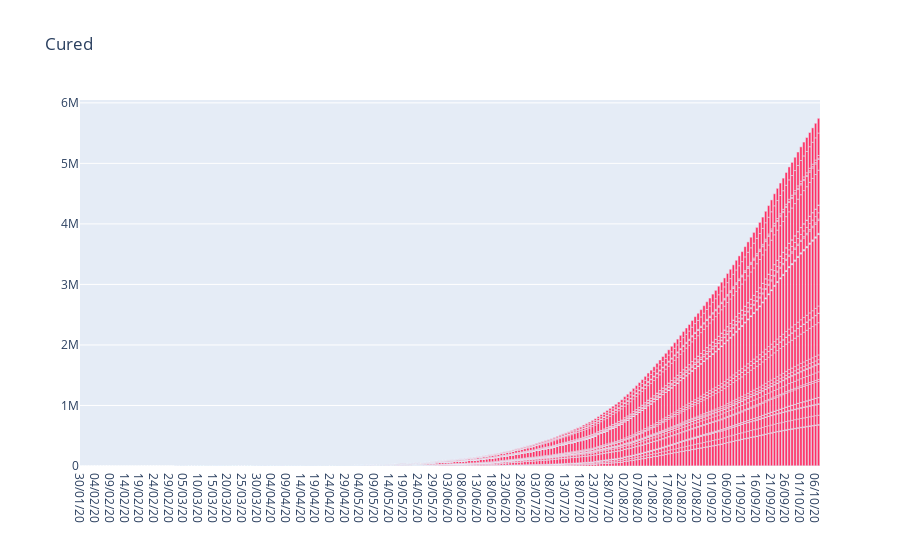

Notebook code for this chart:
### Code cell
plot_data('Cured', dth)

### Figure 1 — Plotly figure (JSON) as saved in the notebook; plotly's stock layout.template omitted (floating-point values rounded to 4 significant figures; data arrays with more than 128 entries replaced by an {"elided": "..."} marker saying what was removed)
{"data": [{"alignmentgroup": "True", "hovertemplate": "Date=%{x}<br>Cured=%{y}<extra></extra>", "legendgroup": "", "marker": {"color": "#ff2e63"}, "name": "", "offsetgroup": "", "orientation": "v", "showlegend": false, "textposition": "auto", "type": "bar", "x": {"elided": "7086 str values"}, "xaxis": "x", "y": {"elided": "7086 int values"}, "yaxis": "y"}], "layout": {"barmode": "relative", "legend": {"tracegroupgap": 0}, "title": {"text": "Cured"}, "xaxis": {"anchor": "y", "domain": [0, 1], "title": {"text": ""}}, "yaxis": {"anchor": "x", "domain": [0, 1], "title": {"text": ""}}}}
